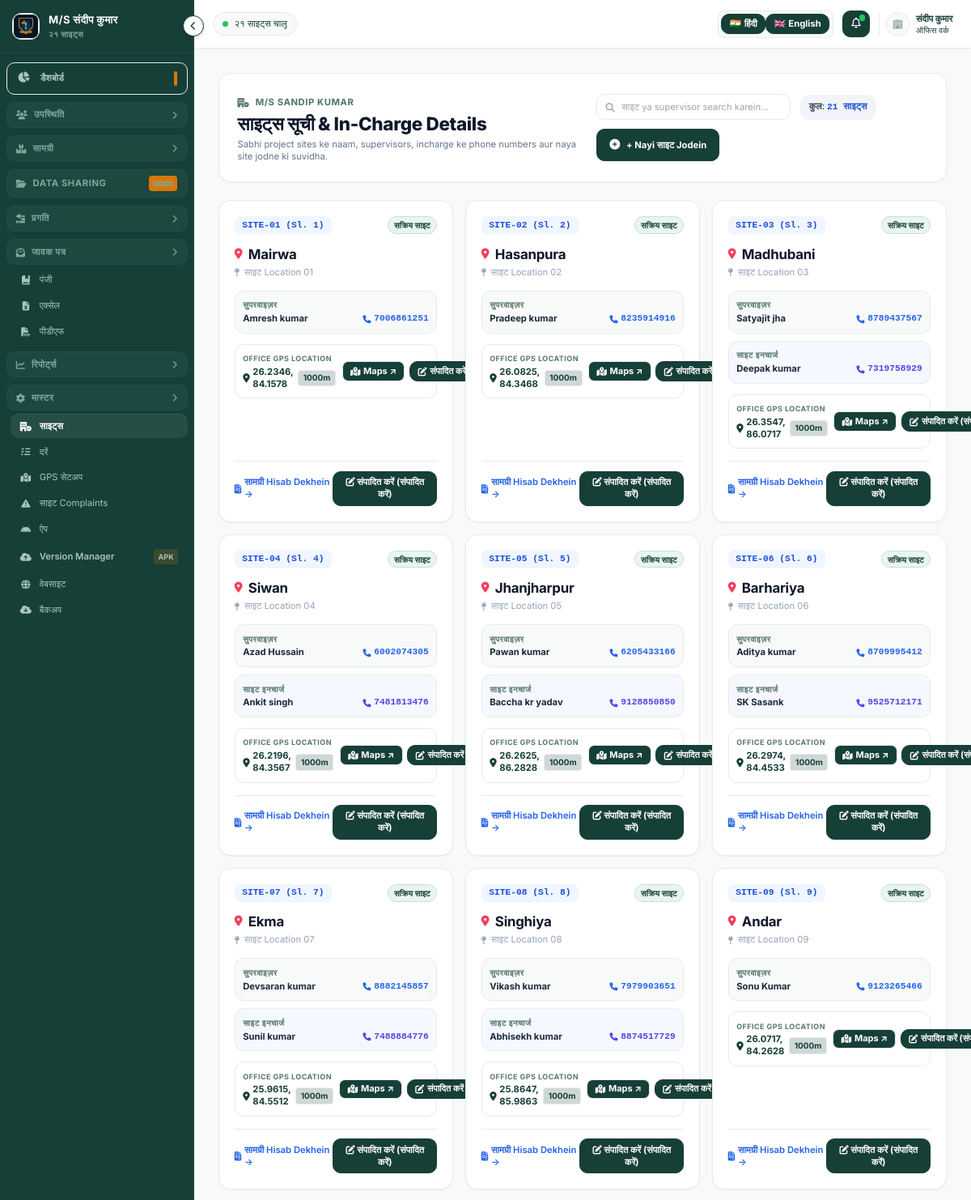
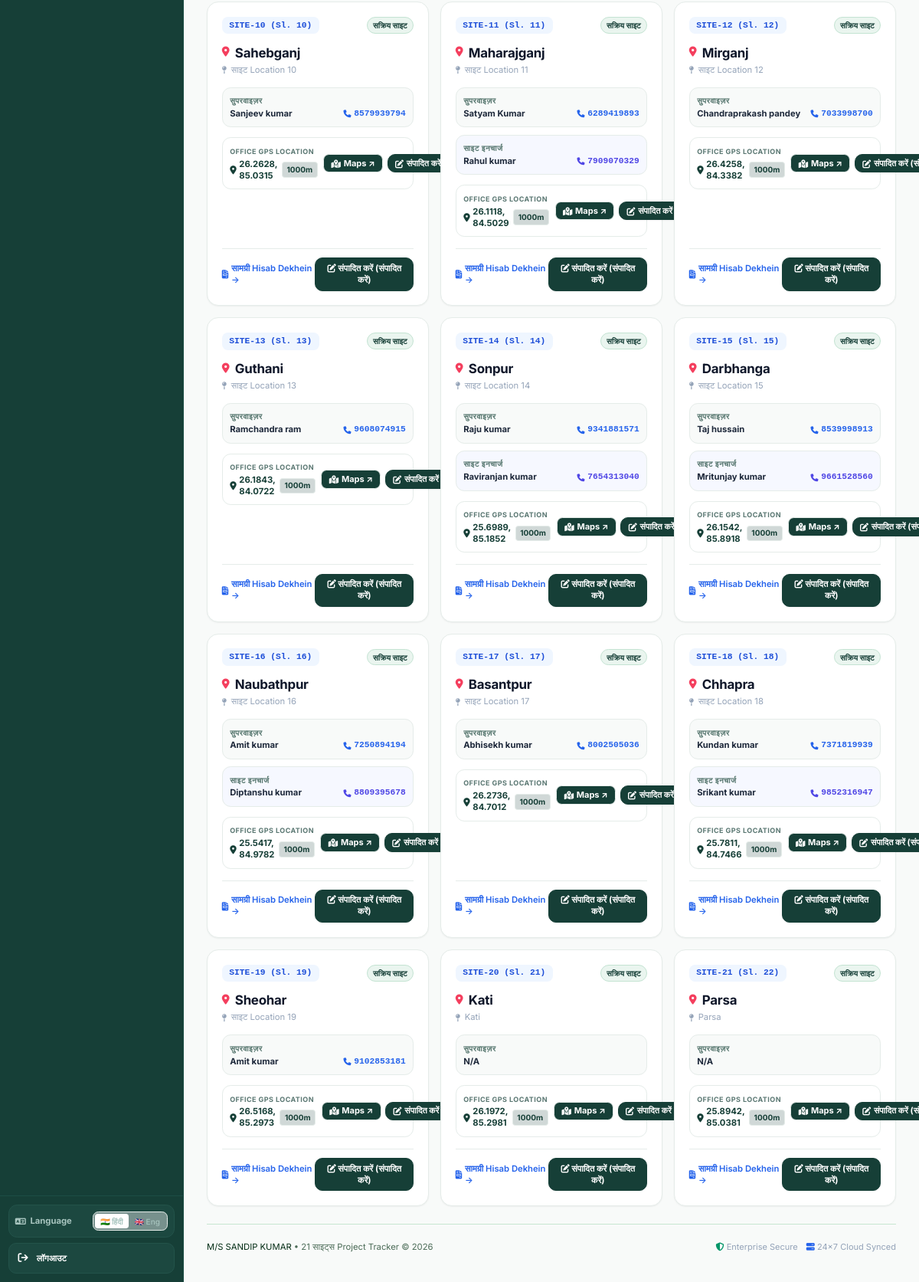
Page /sites (signed in) on the committed database (2 pictures, top to bottom).
### tables this page shows
CREATE TABLE sites (
        id INTEGER PRIMARY KEY AUTOINCREMENT,
        code TEXT UNIQUE NOT NULL,
        name TEXT NOT NULL,
        location TEXT,
        supervisor TEXT,
        contact TEXT,
        status TEXT DEFAULT 'Active',
        created_at TIMESTAMP DEFAULT CURRENT_TIMESTAMP
    , incharge TEXT, incharge_phone TEXT, latitude REAL, longitude REAL, geo_radius INTEGER DEFAULT 500, pin TEXT DEFAULT '', initial_month TEXT);

### app.py (the view)
@app.route("/sites")
def sites_list():
    is_owner = session.get("is_owner", False) or session.get("role") == "owner"
    user_site_id = session.get("site_id")
    all_sites = database.get_all_sites()
    if not is_owner and user_site_id:
        sites = [s for s in all_sites if s["id"] == int(user_site_id)]
    else:
        sites = all_sites
    points_counts = database.get_geo_points_counts_by_site()
    return render_template("sites.html", sites=sites, points_counts=points_counts, is_supervisor_view=(not is_owner))

### templates/sites.html (shortened to what this page needs)
{% extends "base.html" %}
{% block content %}
<div class="space-y-6">
    <div class="bg-white rounded-2xl p-6 border border-slate-200/80 shadow-sm flex flex-col md:flex-row md:items-center justify-between gap-4">
        <div>
            <div class="inline-flex items-center gap-2 text-xs font-semibold text-blue-600 uppercase tracking-wider mb-1">
                <i class="fa-solid fa-building-circle-check"></i> M/S SANDIP KUMAR
            </div>
            <h1 class="text-2xl font-extrabold text-slate-800">Sites Directory & In-Charge Details</h1>
            <p class="text-xs text-slate-500 mt-1">
                Sabhi project sites ke naam, supervisors, incharge ke phone numbers aur naya site jodne ki suvidha.
            </p>
        </div>
        <div class="flex flex-wrap items-center gap-3">
            <div class="relative">
                <i class="fa-solid fa-magnifying-glass absolute left-3 top-1/2 -translate-y-1/2 text-slate-400 text-xs"></i>
                <input type="text" id="siteSearchInput" onkeyup="filterSites()" placeholder="Site ya supervisor search karein..." class="pl-8 pr-3 py-2 rounded-xl border border-slate-300 text-xs text-slate-700 focus:border-blue-500 focus:ring-1 focus:ring-blue-500 w-48 sm:w-64">
            </div>
            <div class="px-3 py-2 rounded-xl bg-slate-100 text-xs font-semibold text-slate-700">
                Total: <span id="siteCount" class="font-bold text-blue-700 font-mono">{{ sites|length }} Sites</span>
            </div>
            {% if not is_supervisor_view %}
            <button onclick="openAddSiteModal()" class="px-4 py-2.5 rounded-xl bg-blue-600 hover:bg-blue-700 text-white text-xs font-bold shadow-sm transition flex items-center gap-2">
                <i class="fa-solid fa-plus-circle text-sm"></i>
                <span>+ Nayi Site Jodein</span>
            </button>
            {% endif %}
        </div>
    </div>
    <div id="sitesGrid" class="grid grid-cols-1 sm:grid-cols-2 lg:grid-cols-3 gap-4">
        {% for s in sites %}
        <div class="site-card bg-white rounded-2xl p-5 border border-slate-200/80 shadow-sm hover:border-blue-400 hover:shadow-md transition flex flex-col justify-between"
             data-name="{{ s.name|lower }}"
             data-supervisor="{{ (s.supervisor or '')|lower }}"
             data-incharge="{{ (s.incharge or '')|lower }}"
             data-code="{{ s.code|lower }}"
             data-location="{{ (s.location or '')|lower }}">
            <div>
                <div class="flex items-center justify-between">
                    <span class="px-2.5 py-1 rounded-lg bg-blue-50 text-blue-700 font-mono text-xs font-bold">{{ s.code }} (Sl. {{ s.id }})</span>
                    <span class="px-2 py-0.5 rounded-full bg-emerald-100 text-emerald-800 text-[10px] font-semibold">Active Site</span>
                </div>
                <h3 class="text-lg font-bold text-slate-800 mt-3 flex items-center gap-2">
                    <i class="fa-solid fa-location-dot text-rose-500 text-sm"></i>
                    <span>{{ s.name }}</span>
                </h3>
                {% if s.location %}
                <p class="text-xs text-slate-400 mt-0.5 flex items-center gap-1.5">
                    <i class="fa-solid fa-map-pin text-[10px]"></i> {{ s.location }}
                </p>
                {% endif %}
                <div class="space-y-2.5 mt-4 text-xs">
                    <div class="p-2.5 rounded-xl bg-slate-50 border border-slate-100">
                        <span class="text-[10px] font-bold uppercase tracking-wider text-slate-400 block">Supervisor</span>
                        <div class="flex items-center justify-between mt-0.5">
                            <span class="font-bold text-slate-800">{{ s.supervisor or 'N/A' }}</span>
                            {% if s.contact %}
                            <a href="tel:{{ s.contact }}" class="text-blue-600 font-mono font-bold hover:underline flex items-center gap-1">
                                <i class="fa-solid fa-phone text-[10px]"></i> {{ s.contact }}
                            </a>
                            {% endif %}
                        </div>
                    </div>
                    {% if s.incharge %}
                    <div class="p-2.5 rounded-xl bg-indigo-50/50 border border-indigo-100">
                        <span class="text-[10px] font-bold uppercase tracking-wider text-indigo-400 block">Site Incharge</span>
                        <div class="flex items-center justify-between mt-0.5">
                            <span class="font-bold text-slate-800">{{ s.incharge }}</span>
                            {% if s.incharge_phone %}
                            <a href="tel:{{ s.incharge_phone }}" class="text-indigo-600 font-mono font-bold hover:underline flex items-center gap-1">
                                <i class="fa-solid fa-phone text-[10px]"></i> {{ s.incharge_phone }}
                            </a>
                            {% endif %}
                        </div>
                    </div>
                    {% endif %}
                </div>
                <div class="mt-3.5 p-2.5 rounded-xl bg-white border border-[#E5ECE9] flex flex-col sm:flex-row sm:items-center justify-between gap-2 text-xs">
                    <div>
                        <span class="text-[9px] font-bold uppercase tracking-wider text-[#163F37]/70 block">Office GPS Location</span>
                        {% if s.latitude and s.longitude %}
                        <div class="flex items-center gap-1.5 mt-0.5">
                            <span class="text-[#163F37] font-bold text-xs flex items-center gap-1">
                                <i class="fa-solid fa-location-dot text-[#163F37]"></i>
                                <span>{{ s.latitude|round(4) }}, {{ s.longitude|round(4) }}</span>
                            </span>
                            <span class="px-1.5 py-0.5 rounded bg-[#163F37]/20 text-[#163F37] border border-[#E5ECE9] text-[10px] font-bold">
                                {{ s.geo_radius or 1000 }}m
                            </span>
                        </div>
                        {% else %}
                        <span class="text-[#163F37]/70 font-semibold flex items-center gap-1 mt-0.5 text-xs">
                            <i class="fa-solid fa-triangle-exclamation"></i>
                            <span>Location Not Set</span>
                        </span>
                        {% endif %}
                    </div>
                    <div class="flex items-center gap-1.5 shrink-0">
                        {% if s.latitude and s.longitude %}
                        <a href="https://www.google.com/maps?q={{ s.latitude }},{{ s.longitude }}" target="_blank"
                           class="px-2.5 py-1 rounded-lg bg-[#163F37] hover:bg-[#0F2F29] text-white font-bold text-[11px] transition flex items-center gap-1 border border-[#163F37] cursor-pointer shadow-xs"
                           title="Open in Google Maps">
                            <i class="fa-solid fa-map-location-dot text-white"></i>
                            <span class="text-white">Maps ↗</span>
                        </a>
                        {% endif %}
                        {% if not is_supervisor_view %}
                        <button type="button" onclick='openGlobalSiteGpsModal({{ s.id }}, "{{ s.name }}", "{{ s.latitude or "" }}", "{{ s.longitude or "" }}", {{ s.geo_radius or 1000 }})'
                                class="px-2.5 py-1 rounded-lg bg-[#163F37] hover:opacity-90 text-white font-bold text-[11px] transition flex items-center gap-1 cursor-pointer"
                                title="Edit GPS Coordinates & Geofence">
                            <i class="fa-solid fa-pen-to-square"></i>
                            <span>Edit GPS</span>
                        </button>
                        {% endif %}
                    </div>
                </div>
            </div>
            <div class="mt-4 pt-3 border-t border-slate-100 flex items-center justify-between">
                <a href="{{ url_for('site_report', site_id=s.id) }}" class="text-xs font-semibold text-blue-600 hover:text-blue-800 flex items-center gap-1">
                    <i class="fa-solid fa-file-invoice"></i> Material Hisab Dekhein &rarr;
                </a>
                {% if not is_supervisor_view %}
                <button onclick='openEditSiteModal({{ s|tojson }})' class="px-2.5 py-1.5 rounded-lg bg-slate-100 hover:bg-slate-200 text-slate-700 text-xs font-semibold transition">
                    <i class="fa-solid fa-pen-to-square"></i> Edit
                </button>
                {% endif %}
            </div>
        </div>
        {% endfor %}
    </div>
</div>
{% endblock %}

### rows in the picture
sites: code "SITE-01", id "1", name "Mairwa", location "साइट Location 01", supervisor "Amresh kumar", contact "7006861251", latitude "26.2346", longitude "84.1578", geo_radius "1000"
sites: code "SITE-02", id "2", name "Hasanpura", location "साइट Location 02", supervisor "Pradeep kumar", contact "8235914916", latitude "26.0825", longitude "84.3468", geo_radius "1000"
sites: code "SITE-03", id "3", name "Madhubani", location "साइट Location 03", supervisor "Satyajit jha", contact "8789437567", incharge "Deepak kumar", incharge_phone "7319758929", latitude "26.3547", longitude "86.0717", geo_radius "1000"
sites: code "SITE-04", id "4", name "Siwan", location "साइट Location 04", supervisor "Azad Hussain", contact "6002074305", incharge "Ankit singh", incharge_phone "7481813476", latitude "26.2196", longitude "84.3567", geo_radius "1000"
sites: code "SITE-05", id "5", name "Jhanjharpur", location "साइट Location 05", supervisor "Pawan kumar", contact "6205433166", incharge "Baccha kr yadav", incharge_phone "9128850850", latitude "26.2625", longitude "86.2828", geo_radius "1000"
sites: code "SITE-06", id "6", name "Barhariya", location "साइट Location 06", supervisor "Aditya kumar", contact "8709995412", incharge "SK Sasank", incharge_phone "9525712171", latitude "26.2974", longitude "84.4533", geo_radius "1000"
sites: code "SITE-07", id "7", name "Ekma", location "साइट Location 07", supervisor "Devsaran kumar", contact "8882145857", incharge "Sunil kumar", incharge_phone "7488884776", latitude "25.9615", longitude "84.5512", geo_radius "1000"
sites: code "SITE-08", id "8", name "Singhiya", location "साइट Location 08", supervisor "Vikash kumar", contact "7979903651", incharge "Abhisekh kumar", incharge_phone "8874517729", latitude "25.8647", longitude "85.9863", geo_radius "1000"
sites: code "SITE-09", id "9", name "Andar", location "साइट Location 09", supervisor "Sonu Kumar", contact "9123265466", latitude "26.0717", longitude "84.2628", geo_radius "1000"
sites: code "SITE-10", id "10", name "Sahebganj", location "साइट Location 10", supervisor "Sanjeev kumar", contact "8579939794", latitude "26.2628", longitude "85.0315", geo_radius "1000"
sites: code "SITE-11", id "11", name "Maharajganj", location "साइट Location 11", supervisor "Satyam Kumar", contact "6289419893", incharge "Rahul kumar", incharge_phone "7909070329", latitude "26.1118", longitude "84.5029", geo_radius "1000"
sites: code "SITE-12", id "12", name "Mirganj", location "साइट Location 12", supervisor "Chandraprakash pandey", contact "7033998700", latitude "26.4258", longitude "84.3382", geo_radius "1000"
sites: code "SITE-13", id "13", name "Guthani", location "साइट Location 13", supervisor "Ramchandra ram", contact "9608074915", latitude "26.1843", longitude "84.0722", geo_radius "1000"
sites: code "SITE-14", id "14", name "Sonpur", location "साइट Location 14", supervisor "Raju kumar", contact "9341881571", incharge "Raviranjan kumar", incharge_phone "7654313040", latitude "25.6989", longitude "85.1852", geo_radius "1000"
sites: code "SITE-15", id "15", name "Darbhanga", location "साइट Location 15", supervisor "Taj hussain", contact "8539998913", incharge "Mritunjay kumar", incharge_phone "9661528560", latitude "26.1542", longitude "85.8918", geo_radius "1000"
sites: code "SITE-16", id "16", name "Naubathpur", location "साइट Location 16", supervisor "Amit kumar", contact "7250894194", incharge "Diptanshu kumar", incharge_phone "8809395678", latitude "25.5417", longitude "84.9782", geo_radius "1000"
sites: code "SITE-17", id "17", name "Basantpur", location "साइट Location 17", supervisor "Abhisekh kumar", contact "8002505036", latitude "26.2736", longitude "84.7012", geo_radius "1000"
sites: code "SITE-18", id "18", name "Chhapra", location "साइट Location 18", supervisor "Kundan kumar", contact "7371819939", incharge "Srikant kumar", incharge_phone "9852316947", latitude "25.7811", longitude "84.7466", geo_radius "1000"
sites: code "SITE-19", id "19", name "Sheohar", location "साइट Location 19", supervisor "Amit kumar", contact "9102853181", latitude "26.5168", longitude "85.2973", geo_radius "1000"
sites: code "SITE-20", id "21", name "Kati", location "Kati", supervisor "N/A", latitude "26.1972", longitude "85.2981", geo_radius "1000"
sites: code "SITE-21", id "22", name "Parsa", location "Parsa", supervisor "N/A", latitude "25.8942", longitude "85.0381", geo_radius "1000"

### other values in the picture
{{ sites|length }} "21"
